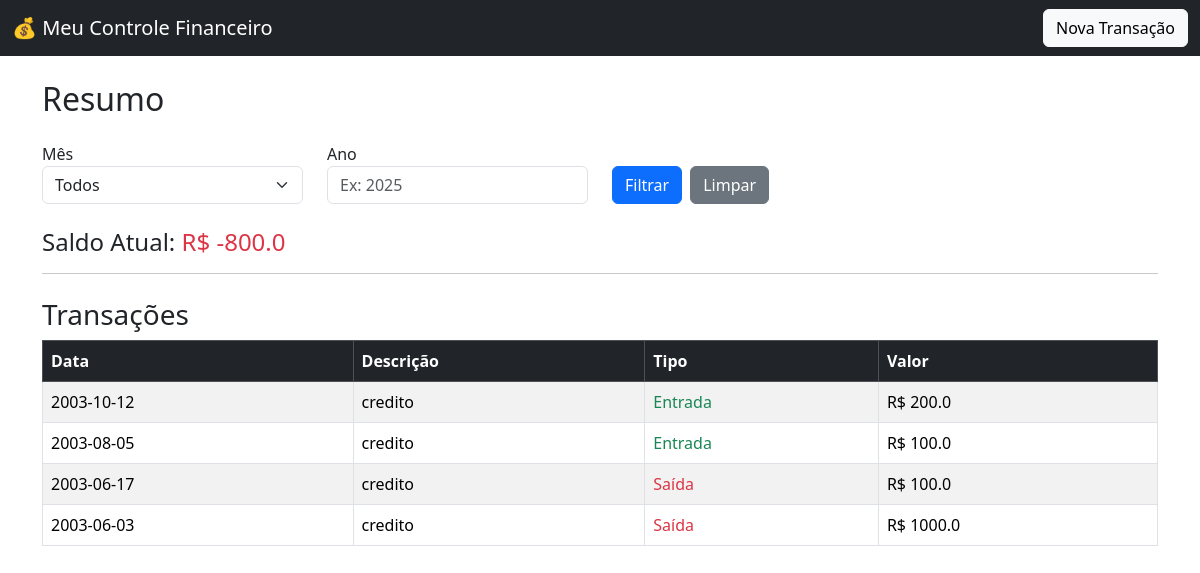
The page / on the database its author committed.
### tables this page shows
CREATE TABLE transacoes (
            id INTEGER PRIMARY KEY AUTOINCREMENT,
            descricao TEXT NOT NULL,
            valor REAL NOT NULL,
            tipo TEXT NOT NULL,
            data TEXT NOT NULL
        );

### app.py (the view)
@app.route('/')
def index():
    mes = request.args.get('mes')
    ano = request.args.get('ano')
    transacoes = listar_transacoes(mes, ano)
    saldo = calcular_saldo(transacoes)
    return render_template(
        'index.html',
        transacoes=transacoes,
        saldo=saldo,
        mes=mes,
        ano=ano
    )

### models.py (called while the page is built)
def conectar():
    return sqlite3.connect("financeiro.db")

def listar_transacoes(mes=None, ano=None):
    conn = conectar()
    cursor = conn.cursor()
    if mes and ano:
        cursor.execute("""
            SELECT * FROM transacoes
            WHERE strftime('%m', data) = ? AND strftime('%Y', data) = ?
            ORDER BY data DESC
        """, (f"{int(mes):02}", str(ano)))
    else:
        cursor.execute("SELECT * FROM transacoes ORDER BY data DESC")
    transacoes = cursor.fetchall()
    conn.close()
    return transacoes

def calcular_saldo(transacoes):
    saldo = 0
    for t in transacoes:
        if t[3] == 'entrada':
            saldo += t[2]
        elif t[3] == 'saida':
            saldo -= t[2]
    return saldo

### templates/index.html (shortened to what this page needs)
{% extends 'layout.html' %}
{% block content %}
<h2 class="mb-4">Resumo</h2>
<form method="get" class="row mb-4">
    <div class="col-md-3">
        <label>Mês</label>
        <select name="mes" class="form-select">
            <option value="">Todos</option>
        </select>
    </div>
    <div class="col-md-3">
        <label>Ano</label>
        <input type="number" name="ano" value="{{ ano or '' }}" class="form-control" placeholder="Ex: 2025">
    </div>
    <div class="col-md-3 d-flex align-items-end">
        <button type="submit" class="btn btn-primary">Filtrar</button>
        <a href="{{ url_for('index') }}" class="btn btn-secondary ms-2">Limpar</a>
    </div>
</form>
<h4>Saldo Atual:
    {% if saldo >= 0 %}
        <span class="text-success">R$ {{ saldo }}</span>
    {% else %}
        <span class="text-danger">R$ {{ saldo }}</span>
    {% endif %}
</h4>
<hr>
<h3 class="mt-4">Transações</h3>
<table class="table table-striped table-bordered">
    <thead class="table-dark">
        <tr>
            <th>Data</th>
            <th>Descrição</th>
            <th>Tipo</th>
            <th>Valor</th>
        </tr>
    </thead>
    <tbody>
        {% for t in transacoes %}
        <tr>
            <td>{{ t[4] }}</td>
            <td>{{ t[1] }}</td>
            <td>
                {% if t[3] == 'entrada' %}
                    <span class="text-success">Entrada</span>
                {% else %}
                    <span class="text-danger">Saída</span>
                {% endif %}
            </td>
            <td>R$ {{ t[2] }}</td>
        </tr>
        {% else %}
        <tr><td colspan="4">Nenhuma transação encontrada.</td></tr>
        {% endfor %}
    </tbody>
</table>
{% endblock %}

### templates/layout.html (shortened to what this page needs)
<!DOCTYPE html>
<html lang="pt-br">
<head>
    <link rel="stylesheet" href="https://cdn.jsdelivr.net/npm/bootstrap@5.3.2/dist/css/bootstrap.min.css">
</head>
<body>
    <nav class="navbar navbar-dark bg-dark">
        <div class="container-fluid">
            <a class="navbar-brand" href="{{ url_for('index') }}">💰 Meu Controle Financeiro</a>
            <a href="{{ url_for('add') }}" class="btn btn-light">Nova Transação</a>
        </div>
    </nav>
    <div class="container mt-4">
        {% block content %}{% endblock %}
    </div>
</body>
</html>

### rows shown on the page
transacoes: data "2003-10-12", descricao "credito", tipo "Entrada", valor "200.0"
transacoes: data "2003-08-05", descricao "credito", tipo "Entrada", valor "100.0"
transacoes: data "2003-06-17", descricao "credito", tipo "Saída", valor "100.0"
transacoes: data "2003-06-03", descricao "credito", tipo "Saída", valor "1000.0"

### other values the page prints
{{ saldo }} "-800.0"
